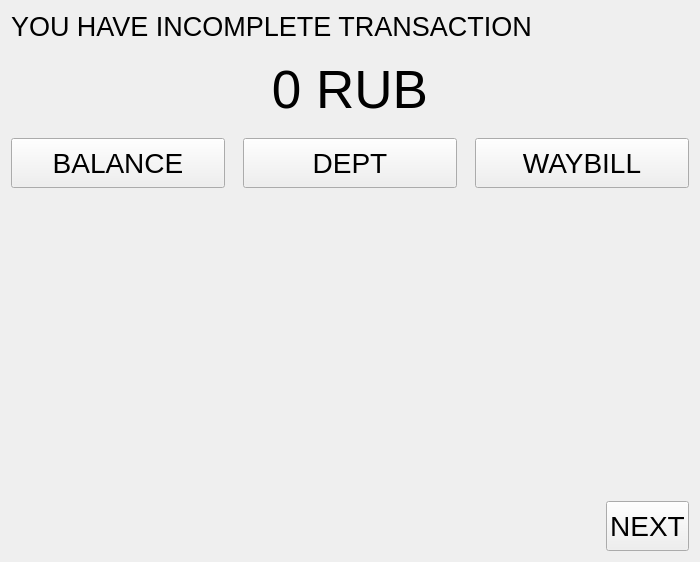
<?xml version="1.0" encoding="UTF-8"?>
<ui version="4.0">
 <class>wProcessIncomplete</class>
 <widget class="QWidget" name="wProcessIncomplete">
  <property name="geometry">
   <rect>
    <x>0</x>
    <y>0</y>
    <width>700</width>
    <height>562</height>
   </rect>
  </property>
  <property name="windowTitle">
   <string>Form</string>
  </property>
  <layout class="QVBoxLayout" name="verticalLayout">
   <property name="spacing">
    <number>18</number>
   </property>
   <item>
    <widget class="QLabel" name="label">
     <property name="font">
      <font>
       <pointsize>20</pointsize>
      </font>
     </property>
     <property name="text">
      <string>YOU HAVE INCOMPLETE TRANSACTION</string>
     </property>
    </widget>
   </item>
   <item>
    <widget class="QLabel" name="lbAmount">
     <property name="font">
      <font>
       <pointsize>40</pointsize>
      </font>
     </property>
     <property name="text">
      <string>0 RUB</string>
     </property>
     <property name="alignment">
      <set>Qt::AlignCenter</set>
     </property>
    </widget>
   </item>
   <item>
    <layout class="QHBoxLayout" name="horizontalLayout_2">
     <item>
      <widget class="QToolButton" name="btnBalance">
       <property name="sizePolicy">
        <sizepolicy hsizetype="Preferred" vsizetype="Minimum">
         <horstretch>0</horstretch>
         <verstretch>0</verstretch>
        </sizepolicy>
       </property>
       <property name="minimumSize">
        <size>
         <width>0</width>
         <height>50</height>
        </size>
       </property>
       <property name="font">
        <font>
         <pointsize>21</pointsize>
        </font>
       </property>
       <property name="text">
        <string>BALANCE</string>
       </property>
       <property name="checkable">
        <bool>true</bool>
       </property>
      </widget>
     </item>
     <item>
      <widget class="QToolButton" name="btnDept">
       <property name="sizePolicy">
        <sizepolicy hsizetype="Preferred" vsizetype="Minimum">
         <horstretch>0</horstretch>
         <verstretch>0</verstretch>
        </sizepolicy>
       </property>
       <property name="minimumSize">
        <size>
         <width>0</width>
         <height>50</height>
        </size>
       </property>
       <property name="font">
        <font>
         <pointsize>21</pointsize>
        </font>
       </property>
       <property name="text">
        <string>DEPT</string>
       </property>
       <property name="checkable">
        <bool>true</bool>
       </property>
      </widget>
     </item>
     <item>
      <widget class="QToolButton" name="btnWaybill">
       <property name="sizePolicy">
        <sizepolicy hsizetype="Preferred" vsizetype="Minimum">
         <horstretch>0</horstretch>
         <verstretch>0</verstretch>
        </sizepolicy>
       </property>
       <property name="minimumSize">
        <size>
         <width>0</width>
         <height>50</height>
        </size>
       </property>
       <property name="font">
        <font>
         <pointsize>21</pointsize>
        </font>
       </property>
       <property name="text">
        <string>WAYBILL</string>
       </property>
       <property name="checkable">
        <bool>true</bool>
       </property>
      </widget>
     </item>
    </layout>
   </item>
   <item>
    <spacer name="verticalSpacer">
     <property name="orientation">
      <enum>Qt::Vertical</enum>
     </property>
     <property name="sizeHint" stdset="0">
      <size>
       <width>20</width>
       <height>268</height>
      </size>
     </property>
    </spacer>
   </item>
   <item>
    <layout class="QHBoxLayout" name="horizontalLayout">
     <item>
      <spacer name="horizontalSpacer">
       <property name="orientation">
        <enum>Qt::Horizontal</enum>
       </property>
       <property name="sizeHint" stdset="0">
        <size>
         <width>40</width>
         <height>20</height>
        </size>
       </property>
      </spacer>
     </item>
     <item>
      <widget class="QPushButton" name="btnNext">
       <property name="minimumSize">
        <size>
         <width>0</width>
         <height>50</height>
        </size>
       </property>
       <property name="font">
        <font>
         <pointsize>21</pointsize>
        </font>
       </property>
       <property name="text">
        <string>NEXT</string>
       </property>
      </widget>
     </item>
    </layout>
   </item>
  </layout>
 </widget>
 <resources/>
 <connections/>
</ui>
